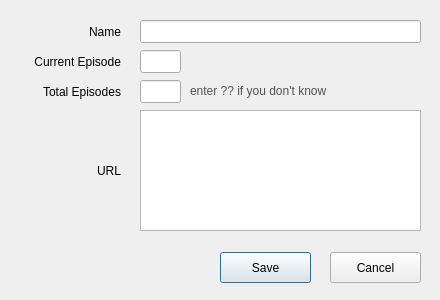
<?xml version="1.0" encoding="UTF-8"?>
<ui version="4.0">
 <class>EditAnimeWindow</class>
 <widget class="QDialog" name="EditAnimeWindow">
  <property name="geometry">
   <rect>
    <x>0</x>
    <y>0</y>
    <width>440</width>
    <height>300</height>
   </rect>
  </property>
  <property name="windowTitle">
   <string>Edit Anime</string>
  </property>
  <property name="windowIcon">
   <iconset>
    <normaloff>icon/Anwalic_icon_1.png</normaloff>icon/Anwalic_icon_1.png</iconset>
  </property>
  <widget class="QPushButton" name="btnCancel">
   <property name="geometry">
    <rect>
     <x>330</x>
     <y>252</y>
     <width>91</width>
     <height>31</height>
    </rect>
   </property>
   <property name="text">
    <string>Cancel</string>
   </property>
   <property name="autoDefault">
    <bool>false</bool>
   </property>
  </widget>
  <widget class="QPushButton" name="btnSave">
   <property name="geometry">
    <rect>
     <x>220</x>
     <y>252</y>
     <width>91</width>
     <height>31</height>
    </rect>
   </property>
   <property name="text">
    <string>Save</string>
   </property>
   <property name="autoDefault">
    <bool>true</bool>
   </property>
   <property name="default">
    <bool>false</bool>
   </property>
  </widget>
  <widget class="QLabel" name="label">
   <property name="geometry">
    <rect>
     <x>20</x>
     <y>20</y>
     <width>101</width>
     <height>23</height>
    </rect>
   </property>
   <property name="text">
    <string>Name</string>
   </property>
   <property name="alignment">
    <set>Qt::AlignRight|Qt::AlignTrailing|Qt::AlignVCenter</set>
   </property>
  </widget>
  <widget class="QLabel" name="label_2">
   <property name="geometry">
    <rect>
     <x>20</x>
     <y>50</y>
     <width>101</width>
     <height>23</height>
    </rect>
   </property>
   <property name="text">
    <string>Current Episode</string>
   </property>
   <property name="alignment">
    <set>Qt::AlignRight|Qt::AlignTrailing|Qt::AlignVCenter</set>
   </property>
  </widget>
  <widget class="QLabel" name="label_3">
   <property name="geometry">
    <rect>
     <x>20</x>
     <y>80</y>
     <width>101</width>
     <height>23</height>
    </rect>
   </property>
   <property name="text">
    <string>Total Episodes</string>
   </property>
   <property name="alignment">
    <set>Qt::AlignRight|Qt::AlignTrailing|Qt::AlignVCenter</set>
   </property>
  </widget>
  <widget class="QLineEdit" name="etName">
   <property name="geometry">
    <rect>
     <x>140</x>
     <y>20</y>
     <width>281</width>
     <height>23</height>
    </rect>
   </property>
   <property name="text">
    <string/>
   </property>
  </widget>
  <widget class="QLineEdit" name="etCurrentEpisode">
   <property name="geometry">
    <rect>
     <x>140</x>
     <y>50</y>
     <width>41</width>
     <height>23</height>
    </rect>
   </property>
   <property name="alignment">
    <set>Qt::AlignCenter</set>
   </property>
  </widget>
  <widget class="QLineEdit" name="etTotalEpisodes">
   <property name="geometry">
    <rect>
     <x>140</x>
     <y>80</y>
     <width>41</width>
     <height>23</height>
    </rect>
   </property>
   <property name="alignment">
    <set>Qt::AlignCenter</set>
   </property>
  </widget>
  <widget class="QPlainTextEdit" name="etUrl">
   <property name="geometry">
    <rect>
     <x>140</x>
     <y>110</y>
     <width>281</width>
     <height>121</height>
    </rect>
   </property>
   <property name="plainText">
    <string/>
   </property>
  </widget>
  <widget class="QLabel" name="label_4">
   <property name="geometry">
    <rect>
     <x>20</x>
     <y>110</y>
     <width>101</width>
     <height>121</height>
    </rect>
   </property>
   <property name="text">
    <string>URL</string>
   </property>
   <property name="alignment">
    <set>Qt::AlignRight|Qt::AlignTrailing|Qt::AlignVCenter</set>
   </property>
  </widget>
  <widget class="QLabel" name="label_5">
   <property name="geometry">
    <rect>
     <x>190</x>
     <y>80</y>
     <width>221</width>
     <height>23</height>
    </rect>
   </property>
   <property name="text">
    <string>&lt;html&gt;&lt;head/&gt;&lt;body&gt;&lt;p&gt;&lt;span style=&quot; color:#515151;&quot;&gt;enter ?? if you don't know&lt;/span&gt;&lt;/p&gt;&lt;/body&gt;&lt;/html&gt;</string>
   </property>
  </widget>
 </widget>
 <resources/>
 <connections/>
</ui>
